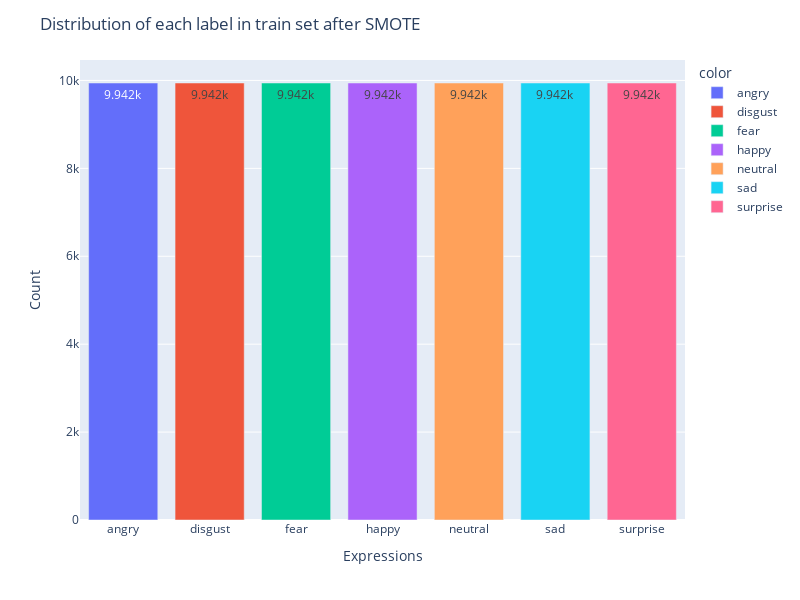

Notebook source saved alongside this figure:
### Code cell
labels = ["angry", "disgust", "fear", "happy", "neutral", "sad", "surprise"]
fig = px.bar(x=labels, y=class_count_in_train_smote_set, color=labels)

fig.update_layout(
    title="Distribution of each label in train set after SMOTE",
    xaxis_title="Expressions",
    yaxis_title="Count",
    height=600,
    width=800,
)

fig.update_traces(texttemplate="%{y}", textposition="inside")

fig.show()

### Figure 1 — Plotly figure (JSON) as saved in the notebook; plotly's stock layout.template omitted (floating-point values rounded to 4 significant figures)
{"data": [{"alignmentgroup": "True", "hovertemplate": "color=angry<br>x=%{x}<br>y=%{y}<extra></extra>", "legendgroup": "angry", "marker": {"color": "#636efa", "pattern": {"shape": ""}}, "name": "angry", "offsetgroup": "angry", "orientation": "v", "showlegend": true, "textposition": "inside", "texttemplate": "%{y}", "type": "bar", "x": ["angry"], "xaxis": "x", "y": [9942], "yaxis": "y"}, {"alignmentgroup": "True", "hovertemplate": "color=disgust<br>x=%{x}<br>y=%{y}<extra></extra>", "legendgroup": "disgust", "marker": {"color": "#EF553B", "pattern": {"shape": ""}}, "name": "disgust", "offsetgroup": "disgust", "orientation": "v", "showlegend": true, "textposition": "inside", "texttemplate": "%{y}", "type": "bar", "x": ["disgust"], "xaxis": "x", "y": [9942], "yaxis": "y"}, {"alignmentgroup": "True", "hovertemplate": "color=fear<br>x=%{x}<br>y=%{y}<extra></extra>", "legendgroup": "fear", "marker": {"color": "#00cc96", "pattern": {"shape": ""}}, "name": "fear", "offsetgroup": "fear", "orientation": "v", "showlegend": true, "textposition": "inside", "texttemplate": "%{y}", "type": "bar", "x": ["fear"], "xaxis": "x", "y": [9942], "yaxis": "y"}, {"alignmentgroup": "True", "hovertemplate": "color=happy<br>x=%{x}<br>y=%{y}<extra></extra>", "legendgroup": "happy", "marker": {"color": "#ab63fa", "pattern": {"shape": ""}}, "name": "happy", "offsetgroup": "happy", "orientation": "v", "showlegend": true, "textposition": "inside", "texttemplate": "%{y}", "type": "bar", "x": ["happy"], "xaxis": "x", "y": [9942], "yaxis": "y"}, {"alignmentgroup": "True", "hovertemplate": "color=neutral<br>x=%{x}<br>y=%{y}<extra></extra>", "legendgroup": "neutral", "marker": {"color": "#FFA15A", "pattern": {"shape": ""}}, "name": "neutral", "offsetgroup": "neutral", "orientation": "v", "showlegend": true, "textposition": "inside", "texttemplate": "%{y}", "type": "bar", "x": ["neutral"], "xaxis": "x", "y": [9942], "yaxis": "y"}, {"alignmentgroup": "True", "hovertemplate": "color=sad<br>x=%{x}<br>y=%{y}<extra></extra>", "legendgroup": "sad", "marker": {"color": "#19d3f3", "pattern": {"shape": ""}}, "name": "sad", "offsetgroup": "sad", "orientation": "v", "showlegend": true, "textposition": "inside", "texttemplate": "%{y}", "type": "bar", "x": ["sad"], "xaxis": "x", "y": [9942], "yaxis": "y"}, {"alignmentgroup": "True", "hovertemplate": "color=surprise<br>x=%{x}<br>y=%{y}<extra></extra>", "legendgroup": "surprise", "marker": {"color": "#FF6692", "pattern": {"shape": ""}}, "name": "surprise", "offsetgroup": "surprise", "orientation": "v", "showlegend": true, "textposition": "inside", "texttemplate": "%{y}", "type": "bar", "x": ["surprise"], "xaxis": "x", "y": [9942], "yaxis": "y"}], "layout": {"barmode": "relative", "height": 600, "legend": {"title": {"text": "color"}, "tracegroupgap": 0}, "margin": {"t": 60}, "title": {"text": "Distribution of each label in train set after SMOTE"}, "width": 800, "xaxis": {"anchor": "y", "domain": [0, 1], "title": {"text": "Expressions"}}, "yaxis": {"anchor": "x", "domain": [0, 1], "title": {"text": "Count"}}}}
